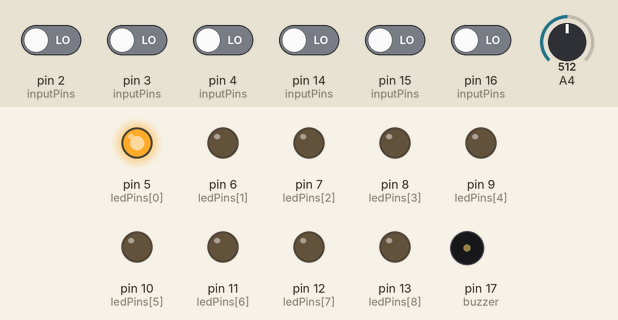
The sketch below on a simulated Arduino Uno, built with avr-gcc and run on an emulated ATmega328P. Shown: output pins drawn as LEDs (lit = HIGH), buzzer (waves = sounding). Inputs (shaded band) come from the test bench; at power-on: pin 2 (inputPins), pin 3 (inputPins), pin 4 (inputPins), pin 14 (inputPins), pin 15 (inputPins), pin 16 (inputPins) LOW, A4 = 512. Random numbers use the default seed unless the sketch sets one.

Above: at 3.5 s.
3.6 s: pin 2 (inputPins) driven HIGH
At 4.9 s:
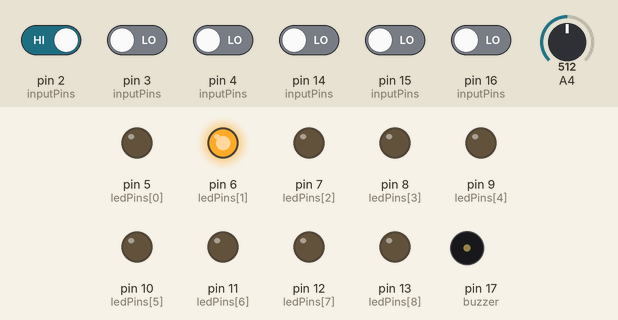
5.2 s: pin 3 (inputPins) driven HIGH
At 6.2 s:
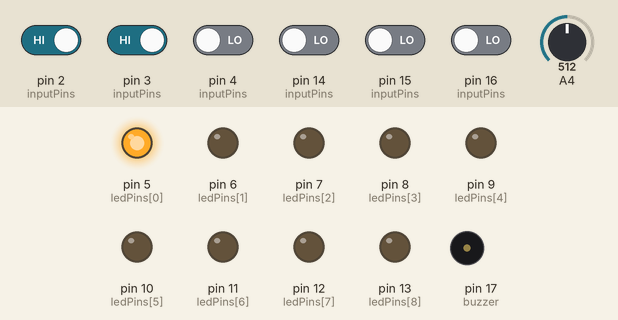
Timing chart, 0 to 8.2 s (numbered marks = the images above; inputs shaded):
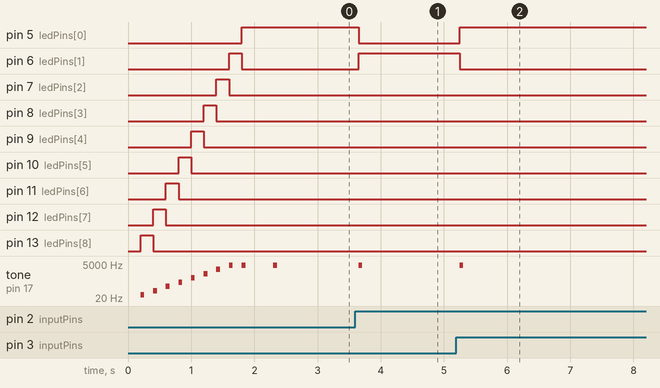

Measured:
- after the input at 3.6 s, pin 5 (ledPins[0]): HIGH → LOW after 0.05 s; pin 6 (ledPins[1]): LOW → HIGH after 0.05 s; tone on pin 17 (buzzer): silent → 4186 Hz after 0.05 s, → silent 0.06 s later
- after the input at 5.2 s, pin 5 (ledPins[0]): LOW → HIGH after 0.05 s; pin 6 (ledPins[1]): HIGH → LOW after 0.05 s; tone on pin 17 (buzzer): silent → 4186 Hz after 0.05 s, → silent 0.06 s later
- by itself, tone on pin 17 (buzzer): plays 33 Hz for 0.06 s, 65 Hz for 0.06 s, 131 Hz for 0.06 s, 262 Hz for 0.06 s, 523 Hz for 0.06 s, 1047 Hz for 0.06 s … (10 notes in this stretch)

The sketch:

code.ino
```cpp
const int ledCount = 9;
const int inputCount = 6;
const int buttonNext = 2;
const int buttonPrev = 4;
const int buttonRandom = 3;
const int remoteButtonNext = 14;
const int remoteButtonPrev = 15;
const int remoteButtonRandom = 16;
const int buzzer = 17;
const int randomDelay = 200;
const int debounceDelay = 50;
const int tonePause = 60;
const int firstLed = 0;
int lastLed = ledCount - 1;
int selectedLed = 0;
int randomCountdown = 0;
int randomizeMinStepCount = 7;
int randomizeMaxStepCount = 15;
int ledPins[ledCount] = {5, 6, 7, 8, 9, 10, 11, 12, 13};
int notes[ledCount] = {4186, 4186, 2093, 1047, 523, 262, 131, 65, 33};
int inputPins[inputCount] = {buttonNext, buttonPrev, buttonRandom, remoteButtonNext, remoteButtonPrev, remoteButtonRandom};
int inputState[inputCount];
int lastInputState[inputCount];
bool buttonState[inputCount];
long lastDebounceTime[inputCount];

void setup() {
  initInputs();
  initLeds();
  startSequence();
}

void loop() {
  if(isRandomizing()){
    continueRandomize();
  } else {
    readInputs();
    handleButtonPress();
  }
}

void startSequence(){
  int i;
  for(i = ledCount - 1; i >= 0; i--){
    delay(200);
    moveAndMakeSound(i);
  }
  delay(500);
  moveAndMakeSound(getRandom(false));
}

void readInputs(){
  int i;
  for(i = 0; i < inputCount; i++){
    int reading = digitalRead(inputPins[i]);
    if(reading != lastInputState[i]){
      lastDebounceTime[i] = millis();
    }
    if((millis() - lastDebounceTime[i]) > debounceDelay){
      if(reading != inputState[i]){
        inputState[i] = reading;
        if(inputState[i] == HIGH){
          buttonState[i] = true;
        }
      }
    }
    lastInputState[i] = reading;
  }
}

bool isRandomizing(){
  return randomCountdown > 0;
}

void startRandomize(){
  int countdownSpread = randomizeMaxStepCount - randomizeMinStepCount;
  int rnd = random(0, countdownSpread);
  randomCountdown = randomizeMinStepCount + rnd;
  moveRandom();
}

void continueRandomize(){
  randomCountdown -= 1;
  moveRandom();
  if(randomCountdown == 0){
    stopSound();
  }
}

void makeSound(int i){
  tone(buzzer, notes[i], tonePause);
}

void stopSound(){
  noTone(buzzer);
}

void handleButtonPress(){
  int i;
  for(i = 0; i < inputCount; i++){
    if(buttonState[i]){
      performButtonAction(i);
      buttonState[i] = false;
    }
  }
}

void performButtonAction(int i){
  int button = inputPins[i];
  if (isNextButton(button))
    moveNext();
  else if (isPrevButton(button))
    movePrev();
  else if (isRandomButton(button))
    startRandomize();
}

int isNextButton(int button){
  return button == buttonNext || button == remoteButtonNext;
}

int isPrevButton(int button){
  return button == buttonPrev || button == remoteButtonPrev;
}

int isRandomButton(int button){
  return button == buttonRandom || button == remoteButtonRandom;
}

void initInputs(){
  int i;
  for (i = 0; i < inputCount; i++){
    initInput(i);
  }
}

void initInput(int i){
  int input = inputPins[i];
  pinMode(input, INPUT);
  digitalWrite(input, LOW);
  lastInputState[i] = LOW;
  buttonState[i] = false;
  lastDebounceTime[i] = 0;
}

void initLeds(){
  int i;
  for (i = 0; i < ledCount; i++)
    pinMode(ledPins[i], OUTPUT);
    digitalWrite(ledPins[i], LOW);
}

int getRandom(bool forceNew){
  int reading = analogRead(A4);
  int rnd = reading % 8;
  return forceNew && rnd == selectedLed ? getRandom(forceNew) : rnd;
}

void moveNext(){
  int newLed = selectedLed + 1;
  if(newLed > lastLed)
    newLed = firstLed;
  moveAndMakeSound(newLed);
}

void movePrev(){
  int newLed = selectedLed - 1;
  if(newLed < firstLed)
    newLed = lastLed;
  moveAndMakeSound(newLed);
}

void moveRandom(){
  int rnd = getRandom(true);
  moveAndMakeSound(rnd);
  randomizeDelay();
}

void move(int newLed){
  int oldLed = selectedLed;
  digitalWrite(ledPins[oldLed], LOW);
  digitalWrite(ledPins[newLed], HIGH);
  selectedLed = newLed;
}

void moveAndMakeSound(int newLed){
  move(newLed);
  makeSound(newLed);
}

void randomizeDelay(){
  delay(randomDelay);
}
```
